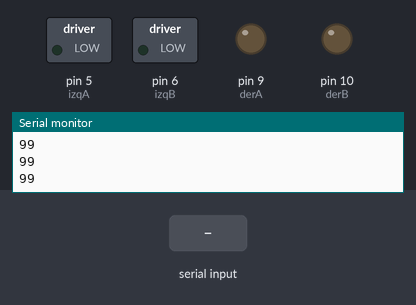
Bench run of a sketch on a simulated Arduino Uno, built with avr-gcc and run on an emulated ATmega328P. Parts: switched loads named in the sketch (green lamp = pin HIGH), output pins drawn as LEDs (lit = HIGH), the last lines printed to the serial monitor. The inputs (shaded band) are chosen by the test bench.

Above: at 1.2 s.
1.3 s: "a" received over Serial
At 2.5 s:
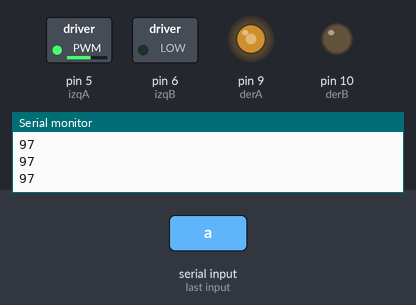
2.8 s: "d" received over Serial
At 3.7 s:
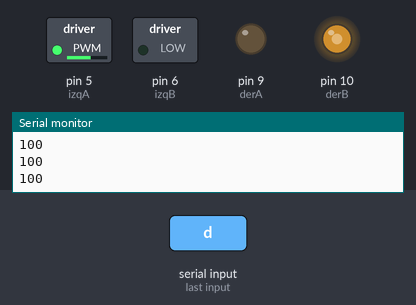
4.3 s: "b" received over Serial
At 4.9 s:
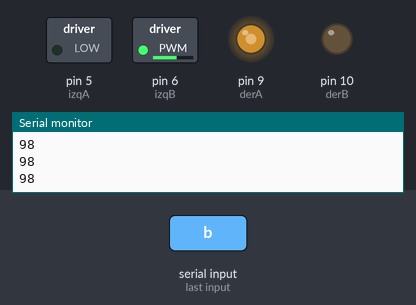
5.8 s: "e" received over Serial
At 7.2 s:
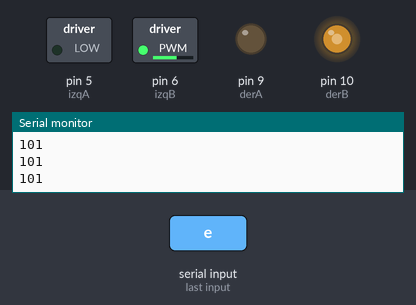
Timing chart, 0 to 8.3 s (numbered marks = the images above; inputs shaded):
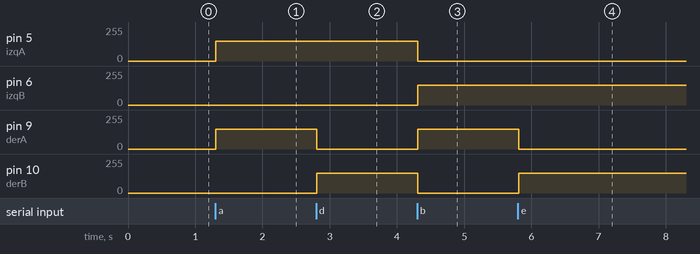

Measured:
- after the input at 1.3 s, pin 5 (izqA), pin 9 (derA): 0/255 → 150/255 at once
- after the input at 2.8 s, pin 9 (derA): 150/255 → 0/255 at once; pin 10 (derB): 0/255 → 150/255 at once
- after the input at 4.3 s, pin 5 (izqA), pin 10 (derB): 150/255 → 0/255 at once; pin 6 (izqB), pin 9 (derA): 0/255 → 150/255 at once
- after the input at 5.8 s, pin 9 (derA): 150/255 → 0/255 at once; pin 10 (derB): 0/255 → 150/255 at once

The sketch:

car_ino.ino
```cpp
int izqA = 5;
int izqB = 6;
int derA = 9;
int derB = 10;
int vel = 150; // Velocidad de los motores (0-255)
int estado = 'c'; // inicia detenido

void setup() {
  //this input can be taken from serial in/serial out nodes from node-red installed on pi.
  //make sure to connect your arduino to pi with serial cable.
Serial.begin(9600); // inicia el puerto serial para comunicacion con el Bluetooth
pinMode(derA, OUTPUT);
pinMode(derB, OUTPUT);
pinMode(izqA, OUTPUT);
pinMode(izqB, OUTPUT);
}

void loop() {

if(Serial.available()>0){ // lee el bluetooth y almacena en estado
estado = Serial.read();

if(estado=='s'){
vel = 90;
}

if(estado=='m'){
vel = 175;
}
if(estado=='f'){
vel = 255;
}


}


if(estado=='a'){ // Forward
  Serial.println(estado);
analogWrite(derB, 0);
analogWrite(izqB, 0);
analogWrite(derA, vel);
analogWrite(izqA, vel);
}
if(estado=='d'){ // right
    Serial.println(estado);
analogWrite(derB, vel);
analogWrite(izqB, 0);
analogWrite(derA, 0);
analogWrite(izqA, vel);
}
if(estado=='c'){ // Stop
    Serial.println(estado);
analogWrite(derB, 0);
analogWrite(izqB, 0);
analogWrite(derA, 0);
analogWrite(izqA, 0);
}
if(estado=='b'){ // left
    Serial.println(estado);
analogWrite(derB, 0);
analogWrite(izqB, vel);
analogWrite(izqA, 0);
analogWrite(derA, vel);
}

if(estado=='e'){ // Reverse
    Serial.println(estado);
analogWrite(derA, 0);
analogWrite(izqA, 0);
analogWrite(derB, vel);
analogWrite(izqB, vel);
}
if (estado =='f'){ // Boton ON se mueve sensando distancia

}
if (estado=='g'){ // Boton OFF, detiene los motores no hace nada
}
}
```
